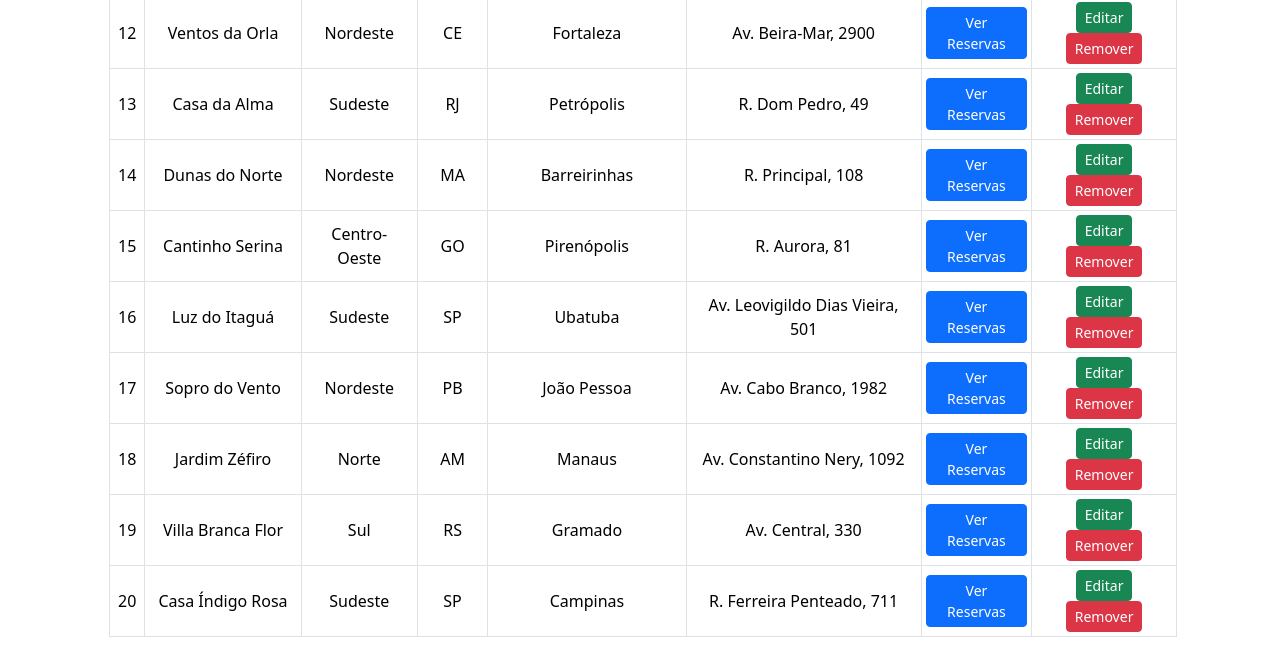
Page /codes/pages/adm/read/hoteis.php (lower part) on the earlier database version.
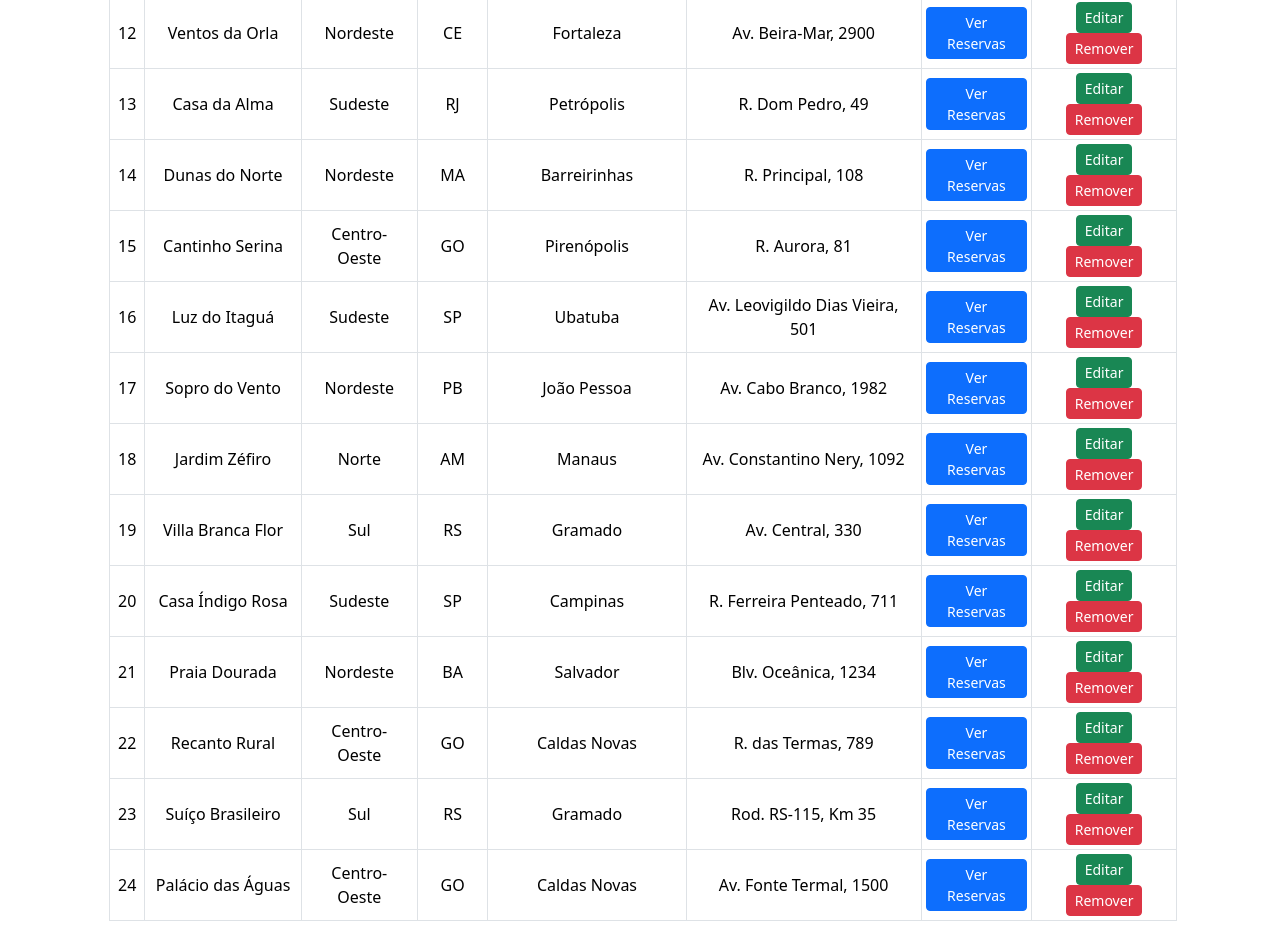
Same page on the later database version.
### tables this page shows
CREATE TABLE `hoteis` (
  `idhotel` int(11) NOT NULL,
  `nome` varchar(255) NOT NULL,
  `regiao` varchar(255) NOT NULL,
  `estado` varchar(255) NOT NULL,
  `cidade` varchar(255) NOT NULL,
  `endereço` varchar(255) NOT NULL
);

### codes/pages/adm/read/hoteis.php (the view, shortened to what this page needs)
<?php
include __DIR__ . "/../../../conn/conn.php";
?>
<!DOCTYPE html>
<html lang="pt-br">
<head>
    <link href="https://cdn.jsdelivr.net/npm/bootstrap@5.3.5/dist/css/bootstrap.min.css" rel="stylesheet">
    <link href="/breeze/codes/css/hospedes.css" rel="stylesheet">
</head>
<body>
  <main class="w-100 m-auto form-container">
    <table class="table table-bordered align-middle caption-top mb-0">
      <tbody>
        <?php
          try {
            $sql = "SELECT h.idhotel, h.nome, h.regiao, h.estado, h.cidade, h.endereço
                    FROM hoteis h";
            $stmt = $conn->prepare($sql);
            if ($stmt->execute()) {
                $hoteis = $stmt->fetchAll(PDO::FETCH_ASSOC);
            } else {
                $hoteis = [];
            }
            if ($hoteis) {
              foreach ($hoteis as $row) {
                echo '<tr class="text-center align-middle">
                        <td>'.$row["idhotel"].'</td>
                        <td>'.$row["nome"].'</td>
                        <td>'.$row["regiao"].'</td>
                        <td>'.$row["estado"].'</td>
                        <td>'.$row["cidade"].'</td>
                        <td>'.$row["endereço"].'</td>
                        <td class="p-1">
                          <button class="btn btn-primary btn-sm w-100 ver-reservas-btn" data-idhotel="'.$row["idhotel"].'" data-bs-toggle="modal" data-bs-target="#modalReservas">
                            Ver Reservas
                          </button>
                        </td>
                        <td class="p-1">
                          <button class="btn btn-success btn-sm w-49 btn-editar" data-id="' . htmlspecialchars($row["idhotel"]) . '" data-bs-toggle="modal" data-bs-target="#modalEditar">
                            Editar
                          </button>
                          <button class="btn btn-danger btn-sm w-49" onclick="removerHospede('.$row["idhotel"].')">
                            Remover
                          </button>
                        </td>
                      </tr>';
            }
            } else {
                echo "<tr><td colspan='8' class='text-center'> Nenhum hotel cadastrado. </td></tr>";
            }
        } catch (PDOException $e) {
            echo "<tr><td colspan='8' class='text-danger'> Erro ao buscar hotéis: " . $e->getMessage() . "</td></tr>";
        }
        ?>
      </tbody>
    </table>
  </main>
</body>
</html>

### codes/css/hospedes.css (style rules this page uses)
main { max-width: 1000px; padding: 1rem; }

### codes/pages/adm/read/hoteis.php (style rules this page uses)
main { max-width: 1100px; padding: 1rem; }

Differences in the rows shown:
added hoteis: idhotel "21", nome "Praia Dourada", regiao "Nordeste", estado "BA", cidade "Salvador", endereço "Blv. Oceânica, 1234"
added hoteis: idhotel "22", nome "Recanto Rural", regiao "Centro-Oeste", estado "GO", cidade "Caldas Novas", endereço "R. das Termas, 789"
added hoteis: idhotel "23", nome "Suíço Brasileiro", regiao "Sul", estado "RS", cidade "Gramado", endereço "Rod. RS-115, Km 35"
added hoteis: idhotel "24", nome "Palácio das Águas", regiao "Centro-Oeste", estado "GO", cidade "Caldas Novas", endereço "Av. Fonte Termal, 1500"
